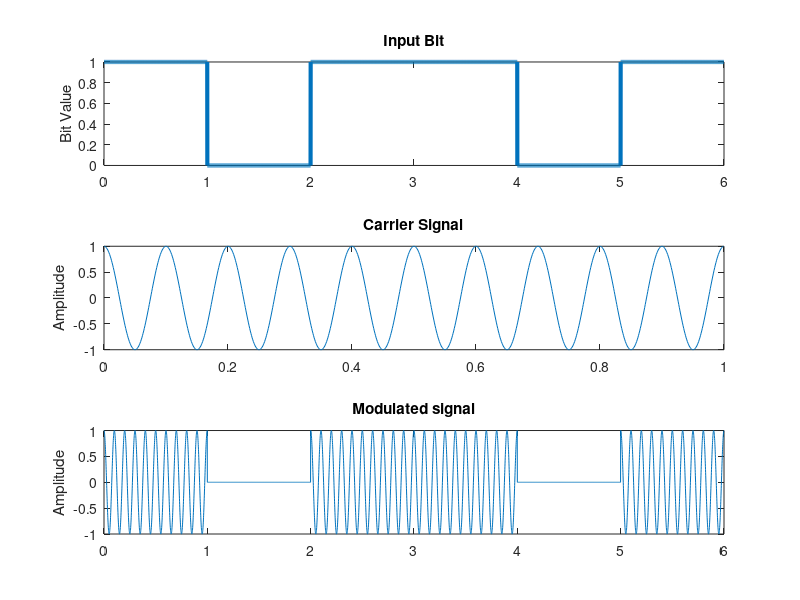

MATLAB code to generate this figure:
% ASK
clc;
close all;
clear all;

% Input bit Stream
bit_seq = [1 0 1 1 0 1];
fs = 1000; % Sampling frequency
f = 10; % Carrier Frequency

% TIme vector for One bit
t = 0:1/fs:1-(1/fs);

% Take carrier Signal
carrier = cos(2*pi*f*t);

% ASK Modulation Scheme
ask_sig = [];

for bit = bit_seq
    if bit == 1
        ask_sig = [ask_sig carrier];
    else
        ask_sig = [ask_sig zeros(1,length(t))];
    end
end

% Time Vector for Total Signal
t_total =  0:1/fs:(length(ask_sig)-1)/fs;

figure;
% Draw input bit stream;
subplot(3,1,1);

% plot(repelem(bit_seq,length(t)),'linewidth', 3);
plot(t_total, kron(bit_seq, ones(1, length(t))), 'LineWidth', 3);
title("Input Bit");
ylabel("Bit Value");


subplot(3,1,2);
plot(t,carrier);
title("Carrier Signal");
ylabel("Amplitude");


subplot(3,1,3);
plot(t_total,ask_sig);
title("Modulated signal");
ylabel("Amplitude");